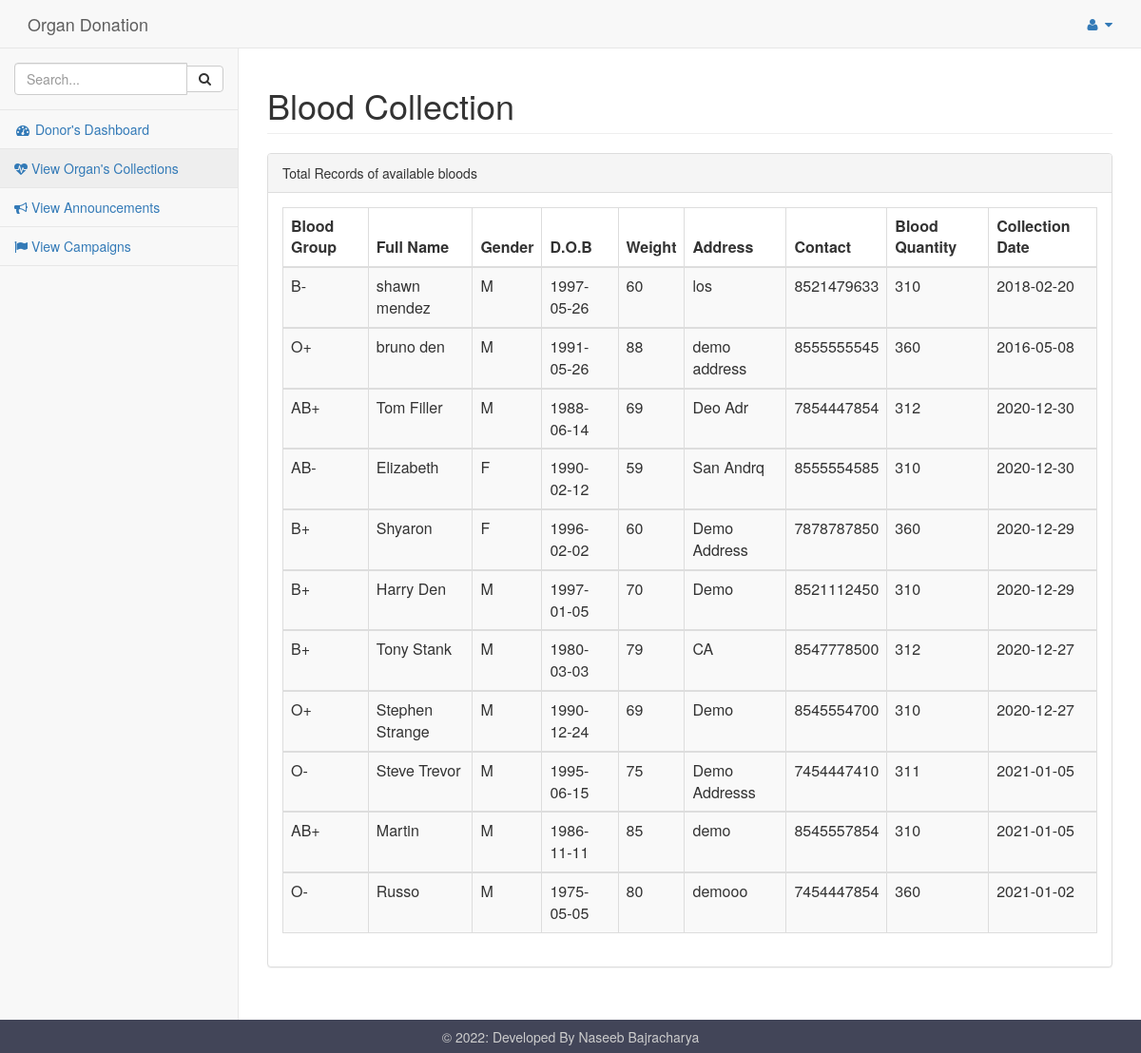
Page /userlog/userviewblood.php on the committed database.
### tables this page shows
CREATE TABLE IF NOT EXISTS `blood` (
`id` int(11) NOT NULL,
  `name` varchar(20) NOT NULL,
  `gender` varchar(20) NOT NULL,
  `dob` date NOT NULL,
  `weight` int(11) NOT NULL,
  `bloodgroup` varchar(3) NOT NULL,
  `address` varchar(20) NOT NULL,
  `contact` varchar(10) NOT NULL,
  `bloodqty` int(11) NOT NULL,
  `collection` date NOT NULL
);

### userlog/userviewblood.php (the view, shortened to what this page needs)
<html>
<head>
<link href="../vendor/bootstrap/css/bootstrap.min.css" rel="stylesheet">
<link href="../vendor/metisMenu/metisMenu.min.css" rel="stylesheet">
<link href="../dist/css/sb-admin-2.css" rel="stylesheet">
<link href="../vendor/font-awesome/css/font-awesome.min.css" rel="stylesheet" type="text/css">
<link rel="stylesheet" href="../icofont/icofont.min.css">
</head>
<body>
<div id="wrapper">
<?php include 'includes/donornav.php'?>
<div id="page-wrapper">
<div class="container-fluid">
<div class="row">
<div class=".col-lg-12">
               <h1 class="page-header">Blood Collection</h1>
                </div>
  </div>
				<div class="row">
                        <div class=".col-lg-12">
                            <div class="panel panel-default">
                                <div class="panel-heading">
                                    Total Records of available bloods
                                </div>
								 <div class="panel-body">
                                    <div class="table-responsive">
									<table class="table table-striped table-bordered table-hover" id="dataTables-example">
									<?php
						include "../pages/dbconnect.php";
						$qry="select * from blood";
						$result=mysqli_query($conn,$qry);
						echo"
						<thead>
						<tr>
							<th>Blood Group</th>
							<th>Full Name</th>
							<th>Gender</th>
							<th>D.O.B</th>
							<th>Weight</th>
							<th>Address</th>
							<th>Contact</th>
							<th>Blood Quantity</th>
							<th>Collection Date</th>
						</tr>
						</thead>";
						while($row=mysqli_fetch_array($result)){
						  echo"<tbody>
						  <tr class='gradeA'>
						  <td>".$row['bloodgroup']."</td>
						  <td>".$row['name']."</td>
						  <td>".$row['gender']."</td>
						  <td>".$row['dob']."</td>
						  <td>".$row['weight']."</td>
						  <td>".$row['address']."</td>
						  <td>".$row['contact']."</td>
						  <td>".$row['bloodqty']."</td>
						  <td>".$row['collection']."</td>
						</tr>
						<tbody>
						";
						}
						?>
						</table>
				</div>
				</div>
		</div>
		</div>
		</div>
		</div>
		</div>
</div>
</body>
<footer>
        <p>&copy; <?php echo date("Y"); ?>: Developed By Naseeb Bajracharya</p>
    </footer>
</html>

### userlog/userviewblood.php (style rules this page uses)
footer { background-color: #424558; bottom: 0; left: 0; right: 0; height: 35px; text-align: center; color: #CCC; }
footer p { padding: 10.5px; margin: 0px; line-height: 100%; }

### rows in the picture
blood: bloodgroup "B-", name "shawn mendez", gender "M", dob "1997-05-26", weight "60", address "los", contact "8521479633", bloodqty "310", collection "2018-02-20"
blood: bloodgroup "O+", name "bruno den", gender "M", dob "1991-05-26", weight "88", address "demo address", contact "8555555545", bloodqty "360", collection "2016-05-08"
blood: bloodgroup "AB+", name "Tom Filler", gender "M", dob "1988-06-14", weight "69", address "Deo Adr", contact "7854447854", bloodqty "312", collection "2020-12-30"
blood: bloodgroup "AB-", name "Elizabeth", gender "F", dob "1990-02-12", weight "59", address "San Andrq", contact "8555554585", bloodqty "310", collection "2020-12-30"
blood: bloodgroup "B+", name "Shyaron", gender "F", dob "1996-02-02", weight "60", address "Demo Address", contact "7878787850", bloodqty "360", collection "2020-12-29"
blood: bloodgroup "B+", name "Harry Den", gender "M", dob "1997-01-05", weight "70", address "Demo", contact "8521112450", bloodqty "310", collection "2020-12-29"
blood: bloodgroup "B+", name "Tony Stank", gender "M", dob "1980-03-03", weight "79", address "CA", contact "8547778500", bloodqty "312", collection "2020-12-27"
blood: bloodgroup "O+", name "Stephen Strange", gender "M", dob "1990-12-24", weight "69", address "Demo", contact "8545554700", bloodqty "310", collection "2020-12-27"
blood: bloodgroup "O-", name "Steve Trevor", gender "M", dob "1995-06-15", weight "75", address "Demo Addresss", contact "7454447410", bloodqty "311", collection "2021-01-05"
blood: bloodgroup "AB+", name "Martin", gender "M", dob "1986-11-11", weight "85", address "demo", contact "8545557854", bloodqty "310", collection "2021-01-05"
blood: bloodgroup "O-", name "Russo", gender "M", dob "1975-05-05", weight "80", address "demooo", contact "7454447854", bloodqty "360", collection "2021-01-02"
